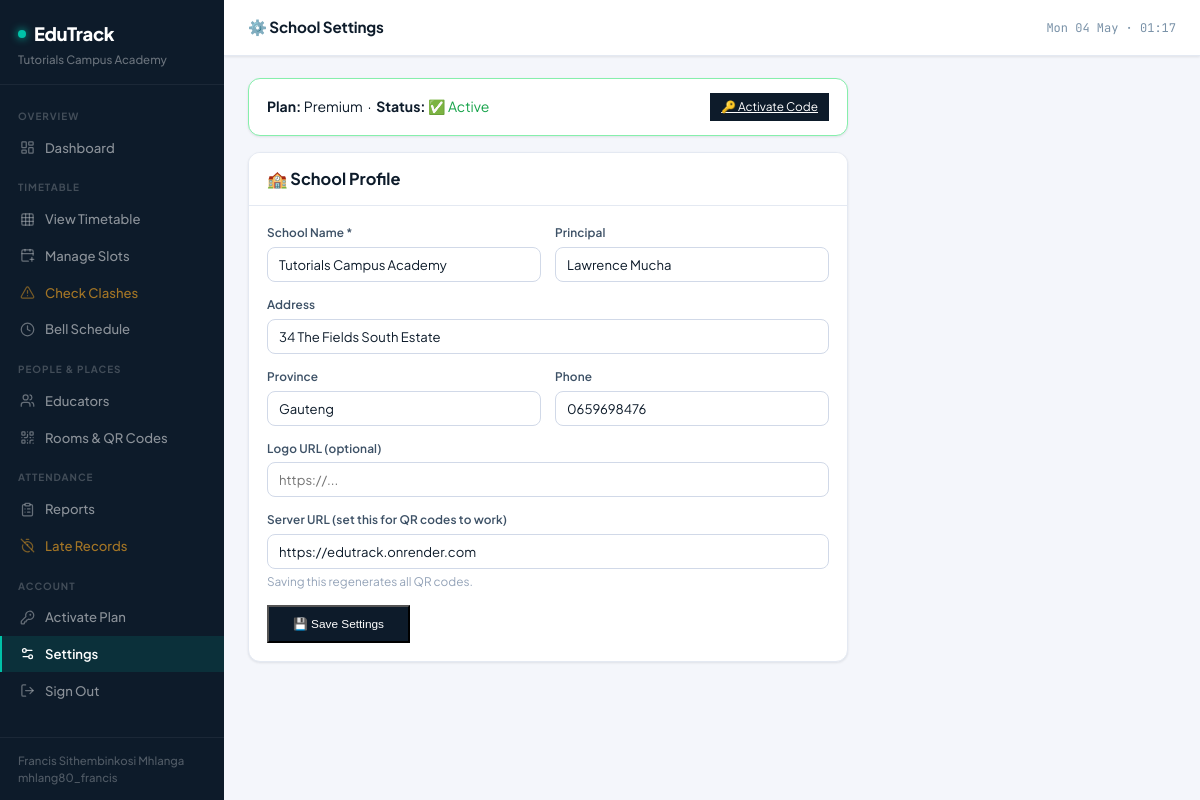
/settings (signed in), run on the app's committed database.
### tables this page shows
CREATE TABLE schools (
            id           INTEGER PRIMARY KEY AUTOINCREMENT,
            name         TEXT NOT NULL,
            address      TEXT,
            province     TEXT,
            phone        TEXT,
            email        TEXT NOT NULL UNIQUE,
            principal    TEXT,
            logo_url     TEXT,
            status       TEXT DEFAULT 'pending',
            plan         TEXT DEFAULT 'trial',
            fee_waiver   INTEGER DEFAULT 0,
            waiver_reason TEXT,
            trial_ends   TEXT,
            plan_expires TEXT,
            access_code  TEXT UNIQUE,
            code_used    INTEGER DEFAULT 0,
            created_at   TEXT DEFAULT (datetime('now','localtime'))
        );

### app.py (the view, shortened to what this page needs)
@app.route("/settings", methods=["GET","POST"])
@school_required
def school_settings():
    sid = session["school_id"]
    with get_db() as db:
        school = db.execute("SELECT * FROM schools WHERE id=?", (sid,)).fetchone()
    return render_template("school_settings.html", school=school,
                           server_url=PLATFORM_URL)

### app.py (called while the page is built)
@app.context_processor
def inject_globals():
    return {"now": datetime.now, "platform": PLATFORM_NAME}

def get_db():
    conn = sqlite3.connect(str(DB_PATH))
    conn.row_factory = sqlite3.Row
    conn.execute("PRAGMA journal_mode=WAL")
    conn.execute("PRAGMA foreign_keys=ON")
    return conn

def school_required(f):
    @wraps(f)
    def decorated(*args, **kwargs):
        if not session.get("school_logged_in"):
            return redirect(url_for("school_login"))
        return f(*args, **kwargs)
    return decorated

### templates/school_settings.html (shortened to what this page needs)
{% extends "base.html" %}{% block title %}Settings{% endblock %}{% block page_title %}⚙️ School Settings{% endblock %}
{% block content %}
<div style="max-width:600px">
<div class="card" style="border-color:{% if school.status=='active' %}#86efac{% else %}#fde68a{% endif %}">
  <div class="card-body" style="padding:14px 18px">
    <div style="display:flex;justify-content:space-between;align-items:center">
      <div>
        <strong>Plan:</strong> {{ school.plan|title }}
        &nbsp;·&nbsp;
        <strong>Status:</strong>
        {% if school.status=='active' %}<span style="color:#16a34a">✅ Active</span>
        {% elif school.status=='trial' %}<span style="color:#f59e0b">⏳ Trial (expires {{ school.trial_ends }})</span>
        {% else %}<span style="color:#ef4444">{{ school.status }}</span>{% endif %}
      </div>
      <a href="{{ url_for('activate') }}" class="btn-sm btn-primary">🔑 Activate Code</a>
    </div>
  </div>
</div>
<div class="card"><div class="card-header"><h3>🏫 School Profile</h3></div>
<div class="card-body">
<form method="POST">
<div class="form-grid-2">
  <div class="form-group"><label>School Name *</label><input type="text" name="school_name" value="{{ school.name }}" required></div>
  <div class="form-group"><label>Principal</label><input type="text" name="principal" value="{{ school.principal or '' }}"></div>
</div>
<div class="form-group"><label>Address</label><input type="text" name="address" value="{{ school.address or '' }}"></div>
<div class="form-grid-2">
  <div class="form-group"><label>Province</label><input type="text" name="province" value="{{ school.province or '' }}"></div>
  <div class="form-group"><label>Phone</label><input type="text" name="phone" value="{{ school.phone or '' }}"></div>
</div>
<div class="form-group"><label>Logo URL (optional)</label><input type="url" name="logo_url" value="{{ school.logo_url or '' }}" placeholder="https://..."></div>
<div class="form-group">
  <label>Server URL (set this for QR codes to work)</label>
  <input type="url" name="server_url" value="{{ server_url }}" placeholder="https://your-app.onrender.com">
  <p style="font-size:.74rem;color:#94a3b8;margin-top:4px">Saving this regenerates all QR codes.</p>
</div>
<button type="submit" class="btn-sm btn-primary" style="padding:10px 24px">💾 Save Settings</button>
</form>
</div></div></div>{% endblock %}

### templates/base.html (shortened to what this page needs)
<!DOCTYPE html>
<html lang="en">
<head>
</head>
<body>
<aside class="sidebar">
  <div class="sidebar-brand">
    <div class="brand-name">
      <span class="brand-dot"></span>
      EduTrack
    </div>
    <div class="brand-school">{{ session.school_name or 'Dashboard' }}</div>
  </div>
  <nav class="sidebar-nav">
    <div class="nav-group-label">Overview</div>
    <a href="{{ url_for('school_dashboard') }}"
       class="nav-item {% if request.endpoint=='school_dashboard' %}active{% endif %}">
      <i data-lucide="layout-dashboard"></i> Dashboard
    </a>
    <div class="nav-group-label">Timetable</div>
    <a href="{{ url_for('timetable_view') }}"
       class="nav-item {% if request.endpoint=='timetable_view' %}active{% endif %}">
      <i data-lucide="grid-3x3"></i> View Timetable
    </a>
    <a href="{{ url_for('timetable') }}"
       class="nav-item {% if request.endpoint=='timetable' %}active{% endif %}">
      <i data-lucide="calendar-plus"></i> Manage Slots
    </a>
    <a href="{{ url_for('check_clashes') }}"
       class="nav-item warn-item {% if request.endpoint=='check_clashes' %}active{% endif %}">
      <i data-lucide="alert-triangle"></i> Check Clashes
    </a>
    <a href="{{ url_for('periods') }}"
       class="nav-item {% if request.endpoint=='periods' %}active{% endif %}">
      <i data-lucide="clock"></i> Bell Schedule
    </a>
    <div class="nav-group-label">People & Places</div>
    <a href="{{ url_for('teachers') }}"
       class="nav-item {% if request.endpoint=='teachers' %}active{% endif %}">
      <i data-lucide="users"></i> Educators
    </a>
    <a href="{{ url_for('rooms') }}"
       class="nav-item {% if request.endpoint=='rooms' %}active{% endif %}">
      <i data-lucide="qr-code"></i> Rooms & QR Codes
    </a>
    <div class="nav-group-label">Attendance</div>
    <a href="{{ url_for('attendance') }}"
       class="nav-item {% if request.endpoint=='attendance' %}active{% endif %}">
      <i data-lucide="clipboard-list"></i> Reports
    </a>
    <a href="{{ url_for('attendance') }}?in_status=LATE"
       class="nav-item warn-item">
      <i data-lucide="timer-off"></i> Late Records
    </a>
    <div class="nav-group-label">Account</div>
    <a href="{{ url_for('activate') }}"
       class="nav-item {% if request.endpoint=='activate' %}active{% endif %}">
      <i data-lucide="key-round"></i> Activate Plan
    </a>
    <a href="{{ url_for('school_settings') }}"
       class="nav-item {% if request.endpoint=='school_settings' %}active{% endif %}">
      <i data-lucide="settings-2"></i> Settings
    </a>
    <a href="{{ url_for('school_logout') }}" class="nav-item">
      <i data-lucide="log-out"></i> Sign Out
    </a>
  </nav>
  <div class="sidebar-footer">
    {{ session.admin_name }}<br>{{ session.admin_username }}
  </div>
</aside>
<div class="main">
  <header class="topbar">
    <h1 class="topbar-title">{% block page_title %}Dashboard{% endblock %}</h1>
    <div class="topbar-right">
      <span class="topbar-time">{{ now().strftime('%a %d %b · %H:%M') }}</span>
    </div>
  </header>
  <div class="content">
    {% block content %}{% endblock %}
  </div>
</div>
</body>
</html>

### templates/base.html (style rules this page uses)
* { box-sizing:border-box;margin:0;padding:0 }
:root { --ink: #0D1B2A; --ink-mid: #1B2D42; --teal: #00C2A8; --teal-dim: #00A891; --gold: #F5A623; --rose: #F43F5E; --bg: #F4F6FB; --surface: #FFFFFF; --surface-2: #F9FAFB; --border: #E4E9F2; --border-2: #D1D9E8; --text-1: #0D1B2A; --text-2: #3D5166; --text-3: #7A92A8; --success: #0EA06E; --success-bg: #ECFDF5; --danger: #E53E3E; --danger-bg: #FFF5F5; --warn: #D97706; --warn-bg: #FFFBEB; --info: #3B82F6; --info-bg: #EFF6FF; --shadow-sm: 0 1px 3px rgba(13,27,42,.06), 0 1px 2px rgba(13,27,42,.04); --shadow-md: 0 4px 12px rgba(13,27,42,.08), 0 2px 4px rgba(13,27,42,.04); --shadow-lg: 0 12px 32px rgba(13,27,42,.10), 0 4px 8px rgba(13,27,42,.04); }
body { font-family:'Plus Jakarta Sans',system-ui,sans-serif; background:var(--bg); color:var(--text-1); display:flex; min-height:100vh; font-size:14px; line-height:1.5; }
.sidebar { width:224px; background:var(--ink); flex-shrink:0; display:flex; flex-direction:column; min-height:100vh; position:sticky; top:0; height:100vh; overflow-y:auto; }
.sidebar-brand { padding:20px 18px 16px; border-bottom:1px solid rgba(255,255,255,.06); }
.brand-name { font-size:1.15rem; font-weight:800; color:#fff; letter-spacing:-.02em; display:flex; align-items:center; gap:8px; }
.brand-dot { width:8px;height:8px; background:var(--teal); border-radius:50%; display:inline-block; box-shadow:0 0 8px var(--teal); }
.brand-school { font-size:.72rem; color:rgba(255,255,255,.38); margin-top:3px; white-space:nowrap; overflow:hidden; text-overflow:ellipsis; font-weight:500; }
.sidebar-nav { padding:10px 0 }
.nav-group-label { font-size:.62rem; font-weight:700; letter-spacing:.1em; text-transform:uppercase; color:rgba(255,255,255,.22); padding:14px 18px 5px; }
.nav-item { display:flex; align-items:center; gap:10px; padding:8px 18px; color:rgba(255,255,255,.52); text-decoration:none; font-size:.82rem; font-weight:500; border-left:2px solid transparent; transition:all .15s; margin:1px 0; }
.nav-item svg { width:15px;height:15px; flex-shrink:0; opacity:.7; }
.nav-item.active { color:#fff; background:rgba(0,194,168,.12); border-left-color:var(--teal); font-weight:600; }
.nav-item.active svg { opacity:1 }
.nav-item.warn-item { color:rgba(245,166,35,.65) }
.sidebar-footer { margin-top:auto; padding:14px 18px; border-top:1px solid rgba(255,255,255,.06); font-size:.71rem; color:rgba(255,255,255,.28); font-weight:500; }
.main { flex:1;display:flex;flex-direction:column;overflow:hidden;min-width:0 }
.topbar { background:var(--surface); border-bottom:1px solid var(--border); padding:0 24px; height:56px; display:flex; align-items:center; justify-content:space-between; gap:16px; position:sticky; top:0; z-index:10; box-shadow:var(--shadow-sm); }
.topbar-title { font-size:.95rem; font-weight:700; color:var(--text-1); letter-spacing:-.01em; }
.topbar-right { display:flex; align-items:center; gap:10px; flex-shrink:0; }
.topbar-time { font-size:.75rem; color:var(--text-3); font-family:'JetBrains Mono',monospace; }
.content { flex:1;padding:22px 24px;overflow-y:auto }
.btn-primary { background:var(--ink);color:#fff }
.btn-sm { padding:5px 11px;font-size:.74rem }
.card { background:var(--surface); border-radius:12px; border:1px solid var(--border); box-shadow:var(--shadow-sm); margin-bottom:16px; overflow:hidden; }
.card-header { padding:14px 18px; border-bottom:1px solid var(--border); display:flex; align-items:center; justify-content:space-between; background:var(--surface); }
.card-body { padding:18px }
.form-group { margin-bottom:14px }
.form-group label { display:block; font-size:.74rem; font-weight:600; color:var(--text-2); margin-bottom:5px; letter-spacing:.01em; }
input,select,textarea { width:100%; padding:8px 11px; border:1.5px solid var(--border-2); border-radius:8px; font-size:.82rem; font-family:inherit; outline:none; background:var(--surface); color:var(--text-1); transition:border-color .15s, box-shadow .15s; }
.form-grid-2 { display:grid;grid-template-columns:1fr 1fr;gap:14px }

### data on the page
schools: name "Tutorials Campus Academy", plan "Premium", school_name "Tutorials Campus Academy", principal "Lawrence Mucha", address "34 The Fields South Estate", province "Gauteng", phone "0659698476"

### other printed values
{{ session.admin_name }} "Francis Sithembinkosi Mhlanga"
{{ session.admin_username }} "mhlang80_francis"
